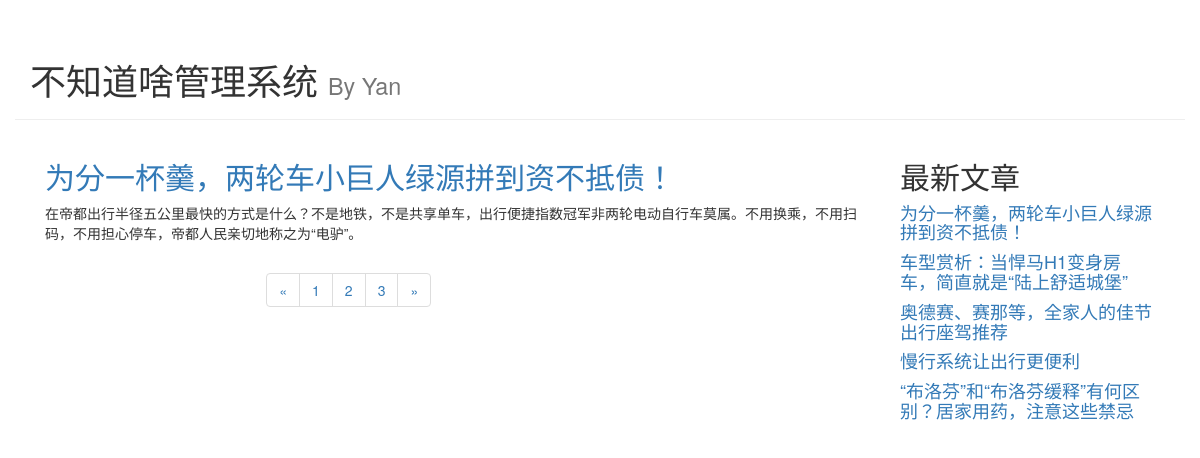
The app's page /blog/index?page=3 with its own data.
### blog/models.py (models this page shows, shortened)
class Article(models.Model):
    article_id = models.AutoField(primary_key=True)
    title = models.TextField()
    brief_content = models.TextField()
    content = models.TextField()
    publish_date = models.DateTimeField(auto_now=True)

### blog/views.py (the view)
# urls.py: path('index', blog.views.get_index_page),
def get_index_page(request):
    all_article = Article.objects.all()
    top5_article = Article.objects.order_by('-publish_date')[:5]
    page = request.GET.get('page')
    if page:
        page = int(page)
    else:
        page = 1
    paginator = Paginator(all_article, 2)
    page_num = paginator.num_pages
    page_article_list = paginator.page(page)
    if page_article_list.has_next():
        next_page = page + 1
    else:
        next_page = page
    if page_article_list.has_previous():
        previous_page = page - 1
    else:
        previous_page = page
    return render(request, 'blog/index.html',
                  {
                      'article_list': page_article_list,
                      'page_num': range(1, page_num + 1),
                      'cur_page': page,
                      'next_page': next_page,
                      'previous_page': previous_page,
                      'top5_article_list': top5_article
                  })

### blog/templates/blog/index.html (shortened to what this page needs)
<!DOCTYPE html>
<html lang="en">
<head>
    <link rel="stylesheet" href="https://stackpath.bootstrapcdn.com/bootstrap/3.4.1/css/bootstrap.min.css"
>
</head>
<body>
<div class="container page-header">
    <h1>不知道啥管理系统
        <small>By Yan</small>
    </h1>
</div>
<div class="container page-body">
    <div class="col-md-9" role="main">
        <div class="body-main">
            {% for article in article_list %}
                <div>
                    <h2>
                        <a href="/blog/detail/{{ article.article_id }}">{{ article.title }}</a>
                    </h2>
                    <p>
                        {{ article.brief_content }}
                    </p>
                </div>
            {% endfor %}
        </div>
        <div class="body-footer">
            <div class="col-md-4 col-md-offset-3">
                <nav aria-label="Page navigation">
                    <ul class="pagination">
                        <li>
                            <a href="/blog/index?page={{ previous_page }}" aria-label="Previous">
                                <span aria-hidden="true">&laquo;</span>
                            </a>
                        </li>
                        {% for num in page_num %}
                        <li><a href="/blog/index?page={{ num }}">{{ num }}</a></li>
                        {% endfor %}
                        <li>
                            <a href="/blog/index?page={{ next_page }}" aria-label="Next">
                                <span aria-hidden="true">&raquo;</span>
                            </a>
                        </li>
                    </ul>
                </nav>
            </div>
        </div>
    </div>
    <div class="col-md-3" role="complementary">
        <div>
            <h2>最新文章</h2>
            {% for article in top5_article_list %}
                <h4><a href="/blog/detail/{{ article.article_id }}">{{ article.title }}</a></h4>
            {% endfor %}
        </div>
    </div>
</div>
</body>
</html>

### records on screen
Article: title "为分一杯羹，两轮车小巨人绿源拼到资不抵债！", brief_content "在帝都出行半径五公里最快的方式是什么？不是地铁，不是共享单车，出行便捷指数冠军非两轮电动自行车莫属。不用换乘，不用扫码，不用担心停车，帝都人民亲切地称之为“电驴”。"
Article: title "车型赏析：当悍马H1变身房车，简直就是“陆上舒适城堡”"
Article: title "奥德赛、赛那等，全家人的佳节出行座驾推荐"
Article: title "慢行系统让出行更便利"
Article: title "“布洛芬”和“布洛芬缓释”有何区别？居家用药，注意这些禁忌"

### other values on screen
{{ num }} "1" "2" "3"
